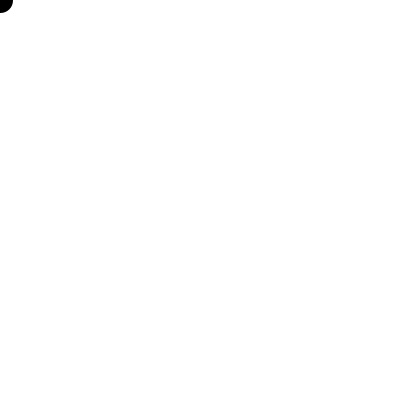
Frame 1 (no input)
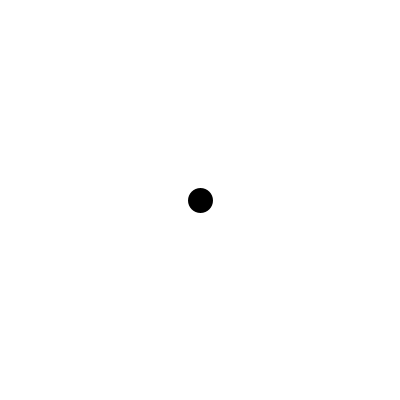
Frame 60 (the mouse pressed at the canvas centre just before this capture)
Frame 120 (the mouse held since frame 60 and released just before this capture): identical to frame 1, image omitted

The Processing sketch that drew these frames (run headless with seeded random() and noise(); from frame 60 on, the mouse is pressed at the canvas centre):

// Processing sketch: Challenge_13
// ── Challenge_13.pde
int xValue;
int yValue;

void setup()
{
  size(400,400);
  xValue = 0;
  yValue = 0;
  strokeWeight(25);
  frameRate(30);
  stroke(0);
}

void draw()
{
  background(255);
  point(xValue,yValue);
  xValue = xValue + 25;
  yValue = yValue + 25;
  if (xValue > 400)
  {
       xValue = 0;
  }
   if (yValue > 400)
  {
       yValue = 0;
  }
}
